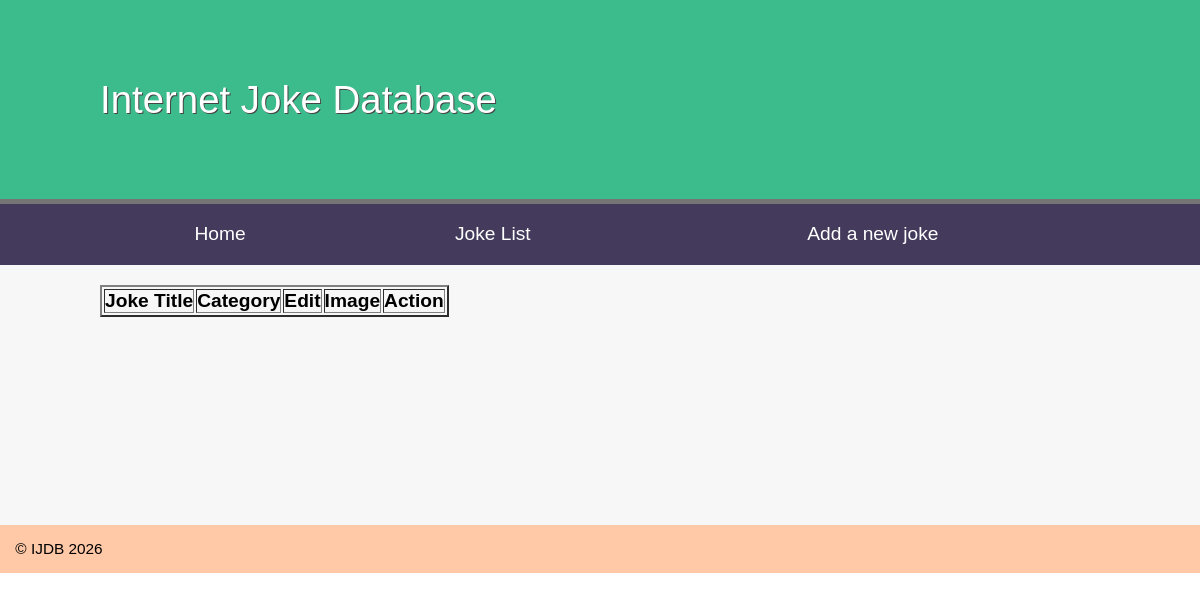
Page /week6_3/jokes.php on the earlier database version.
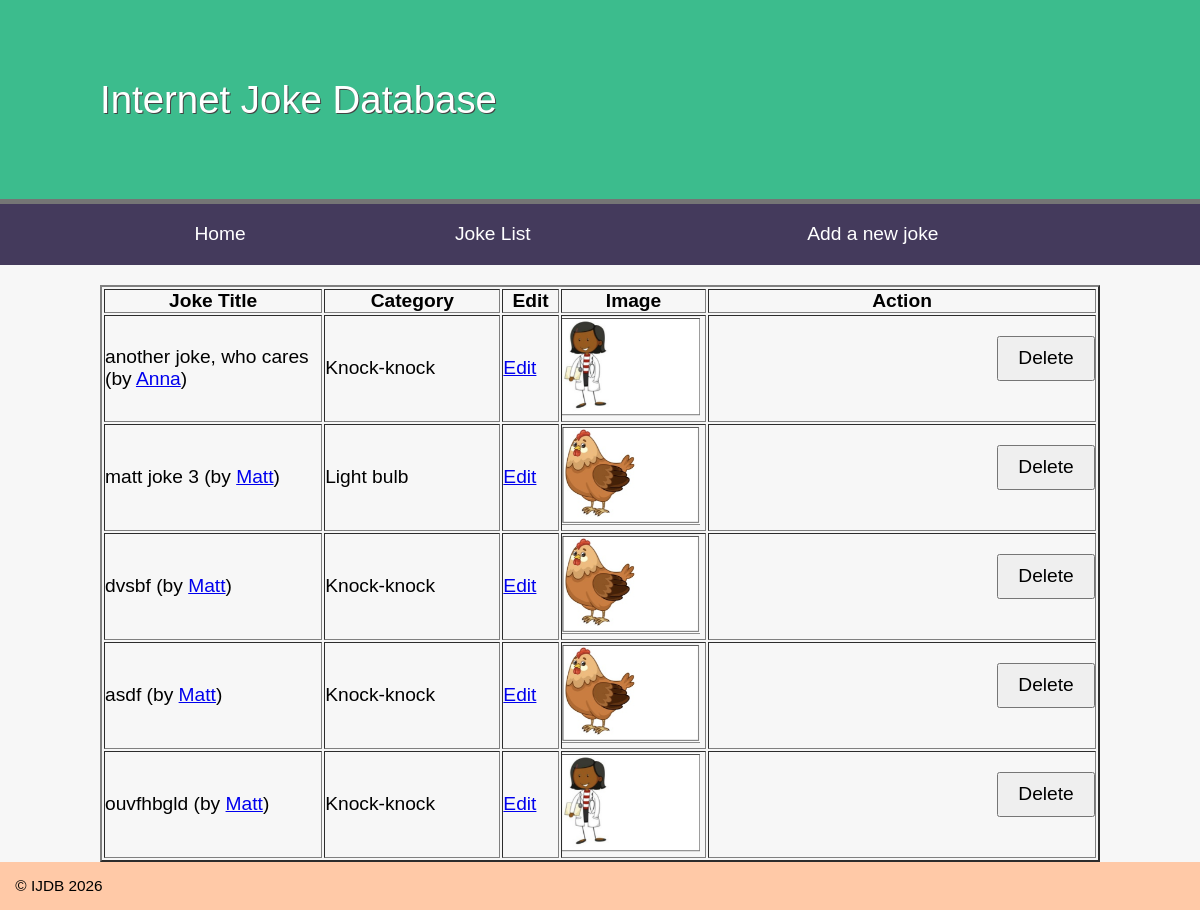
Same page on the later database version.
### tables this page shows
CREATE TABLE `joke` (
  `id` int(11) NOT NULL,
  `joketext` text DEFAULT NULL,
  `jokedate` date NOT NULL,
  `image` varchar(100) DEFAULT NULL,
  `authorid` int(11) NOT NULL,
  `categoryid` int(11) NOT NULL
);

CREATE TABLE `author` (
  `id` int(11) NOT NULL,
  `name` varchar(255) DEFAULT NULL,
  `email` varchar(255) DEFAULT NULL
);

CREATE TABLE `category` (
  `id` int(11) NOT NULL,
  `name` varchar(255) DEFAULT NULL
);

### week6_3/jokes.php (called while the page is built, shortened)
<?php
try{
    include 'includes/DatabaseConnection.php';
    $sql = 'SELECT joke.id,
               joketext,
               joke.image,
               joke.jokedate,
               author.name,
               email,
               category.name AS category
        FROM joke
        INNER JOIN author
            ON joke.authorid = author.id
        INNER JOIN category
            ON joke.categoryid = category.id';
    $jokes = $pdo->query($sql);
    include 'templates/jokes.html.php';
} catch (PDOException $e) {
    $title = 'An error has occured';
    $output = 'Database Error:' . $e->getMessage();
}
include 'templates/layout.html.php';

### week6_3/templates/jokes.html.php (the view, shortened to what this page needs)
<!DOCTYPE html>
<html lang="en">
<head>
</head>
<body>
<?php if (isset($error)): ?>
    <p><?= $error ?></p>
<?php else: ?>
    <table border="2px">
        <thead>
            <tr>
            <th>Joke Title</th>
            <th>Category</th>
            <th>Edit</th>
            <th>Image</th>
            <th>Action</th>
            </tr>
        </thead>
        <?php foreach ($jokes as $joke): ?>
            <tr>
                <td width="400px">
                    <?= htmlspecialchars($joke['joketext'], ENT_QUOTES, 'UTF-8') ?>
                    (by <a href="mailto:<?=htmlspecialchars($joke['email'], ENT_QUOTES, 'UTF-8'); ?>">
                        <?= htmlspecialchars($joke['name'], ENT_QUOTES, 'UTF-8'); ?></a>)
                </td>
                <td width="300px">
                    <?= htmlspecialchars($joke['category'] ?? '', ENT_QUOTES, 'UTF-8') ?>
                </td>
                <td width="80px">
                    <a href='editjoke.php?id=<?=$joke['id']?>'>Edit</a>
                </td>
                <td width="150px">
                    <img height="100px" src="images/<?= htmlspecialchars($joke['image'], ENT_QUOTES, 'UTF-8') ?>" />
                </td>
                <td width="50px">
                    <form action="deletejoke.php" method="post">
                        <input type="submit" value="Delete">
                    </form>
                </td>
            </tr>
        <?php endforeach; ?>
    </table>
<?php endif; ?>
</body>
</html>

Differences in the rows shown:
now on this page (row edited): joke: joketext "another joke, who cares", authorid.name "Anna", categoryid.name "Knock-knock", image (picture)
now on this page (row edited): joke: joketext "matt joke 3", authorid.name "Matt", categoryid.name "Light bulb", image (picture)
added joke: joketext "dvsbf", authorid.name "Matt", categoryid.name "Knock-knock", image (picture)
added joke: joketext "asdf", authorid.name "Matt", categoryid.name "Knock-knock", image (picture)
added joke: joketext "ouvfhbgld", authorid.name "Matt", categoryid.name "Knock-knock", image (picture)
